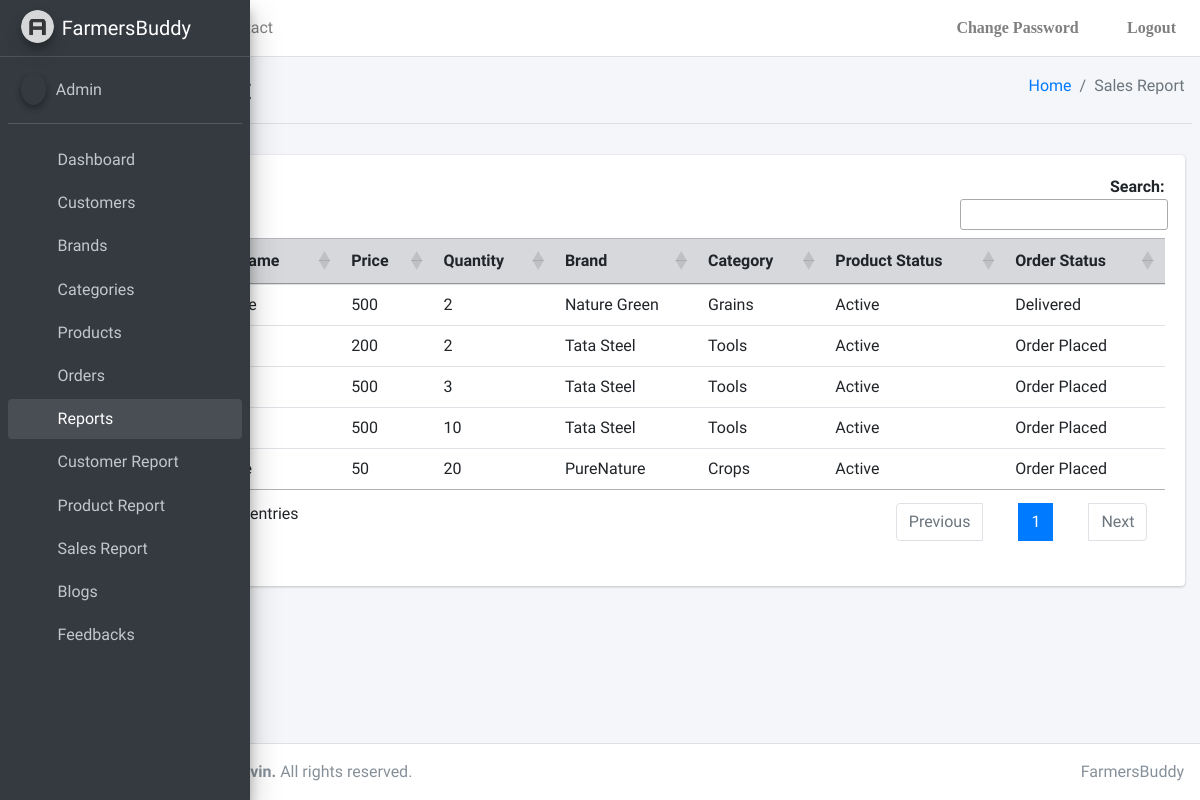
The page /FarmersBuddy/salesreport on the database as committed earlier.
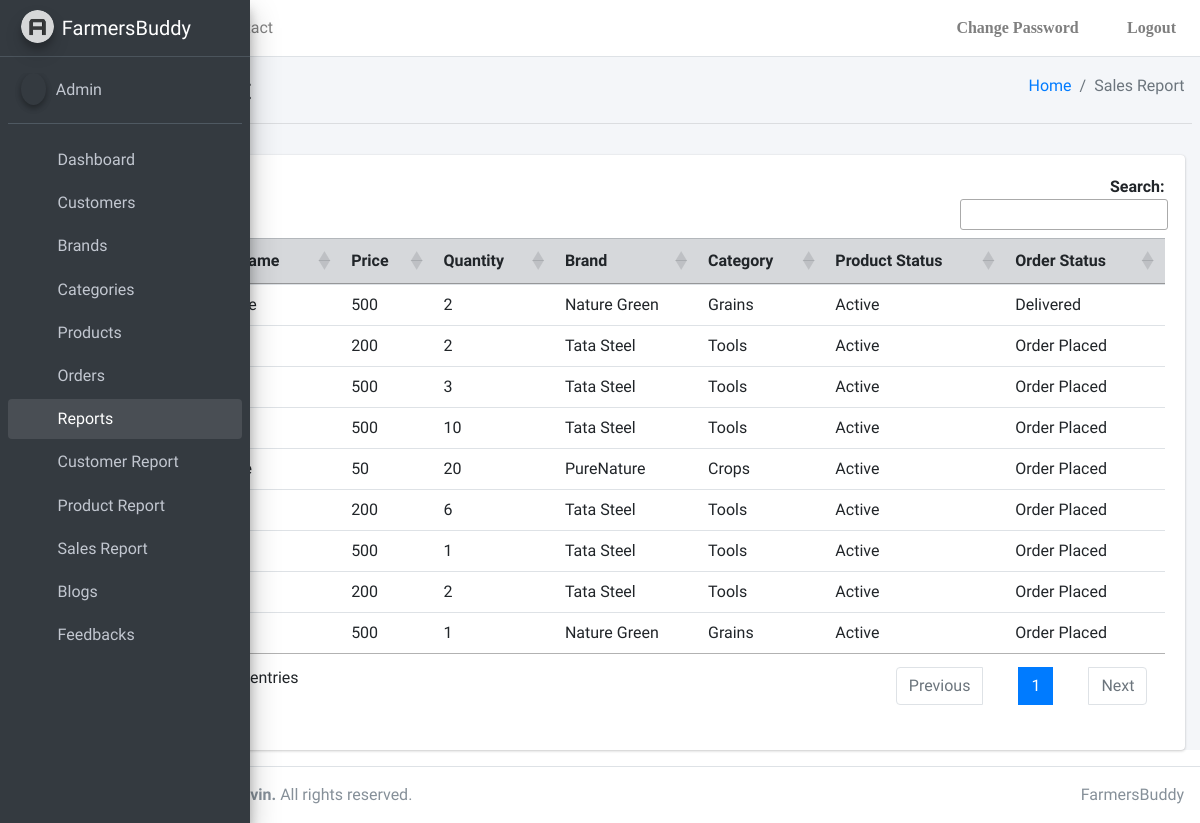
The same page on the database as committed later.
### FarmersBuddy/models.py (models this page shows, shortened)
class Product(models.Model):
    id = models.AutoField(primary_key=True)
    Name = models.CharField(max_length=50)
    Desc = models.TextField()
    Image = models.ImageField(upload_to='FarmersBuddy/products/')
    Price = models.PositiveBigIntegerField()
    Quantity = models.PositiveIntegerField()
    Keywords = models.TextField(max_length=50)
    ProductCat = models.ForeignKey(Category, on_delete=models.CASCADE)
    ProductBrand = models.ForeignKey(Brand, on_delete=models.CASCADE)
    Status = models.CharField(max_length=1, default="1")

class Brand(models.Model):
    id = models.AutoField(primary_key=True)
    BrandName = models.CharField(max_length=50)
    Status = models.CharField(max_length=1, default="1")
    def __str__(self):
        return self.BrandName

class Category(models.Model):
    id = models.AutoField(primary_key=True)
    CategoryName = models.CharField(max_length=50)
    Status = models.CharField(max_length=1, default="1")
    def __str__(self):
        return self.CategoryName

### FarmersBuddy/views.py (the view)
# urls.py: path('salesreport', views.salesreport, name='salesreport'),
@never_cache
def salesreport(request):
    orders = Order.objects.filter(models.Q(Status=1) | models.Q(Status=2))
    products = []
    for item in orders:
        x = json.loads(item.Data)
        for key, value in x.items():
            p = Product.objects.get(id=int(key))
            p.qty = value
            p.sts = item.Status
            products.append(p)
    params = {
        "products": products
    }
    return render(request, "FarmersBuddy/Admin/salesreport.html", params)

### templates/FarmersBuddy/Admin/salesreport.html (shortened to what this page needs)
{% extends './base.html' %} {% block title %}Sales Report{% endblock %}
{% block body %}
{% load static %}
<div class="content-wrapper">
  <div class="content-header">
    <div class="container-fluid">
      <div class="row mb-2">
        <div class="col-sm-6">
          <h1 class="m-0">Sales Report</h1>
        </div>
        <div class="col-sm-6">
          <ol class="breadcrumb float-sm-right">
            <li class="breadcrumb-item"><a href="#">Home</a></li>
            <li class="breadcrumb-item active">Sales Report</li>
          </ol>
        </div>
      </div>
    </div>
    <hr/>
  </div>
  <div class="content">
    <div class="container-fluid">
    <div class="card"> {% csrf_token %}
        <div class="card-body">
          <table id="myTable" class="table table-hover table-responsive-md">
            <thead class="table-secondary">
              <th scope="col">#</th>
              <th scope="col">Product Name</th>
              <th scope="col">Price</th>
              <th scope="col">Quantity</th>
              <th scope="col">Brand</th>
              <th scope="col">Category</th>
              <th scope="col">Product Status</th>
              <th scope="col">Order Status</th>
            </thead>
            <tbody>
            {% for item in products %}
            <tr>
            <th scope="row">{{ forloop.counter }}</th>
            <td>{{ item.Name }}</td>
            <td>{{ item.Price }}</td>
            <td>{{ item.qty }}</td>
            <td>{{ item.ProductBrand }}</td>
            <td>{{ item.ProductCat }}</td>
            {% if item.Status == "1"  %}
            <td>Active</td>
            {% else %}
            <td>Inactive</td>
            {% endif %}
            {% if item.sts == "1"  %}
            <td>Order Placed</td>
            {% else %}
            <td>Delivered</td>
            {% endif %}
            </tr>
            {% endfor %}
            </tbody>
          </table>
        </div>
    </div>
  </div>
</div>
</div>
{% endblock %}

Rows that differ between the two databases and show on the page:
now on one of the page's lists (row edited): Product: Price "200", qty "6", ProductBrand "Tata Steel", ProductCat "Tools", qty "2"
now on one of the page's lists (row edited): Product: Price "500", qty "1", ProductBrand "Tata Steel", ProductCat "Tools"
now on this page (row edited): Product: Price "500", qty "1", ProductBrand "Nature Green", ProductCat "Grains", Status "Active", shows "Order Placed"
Other text that changed with them:
text written by a page script: "Search: Showing 1 to 5 of 5 entries Previous 1 Next" → "Search: Showing 1 to 9 of 9 entries Previous 1 Next"
